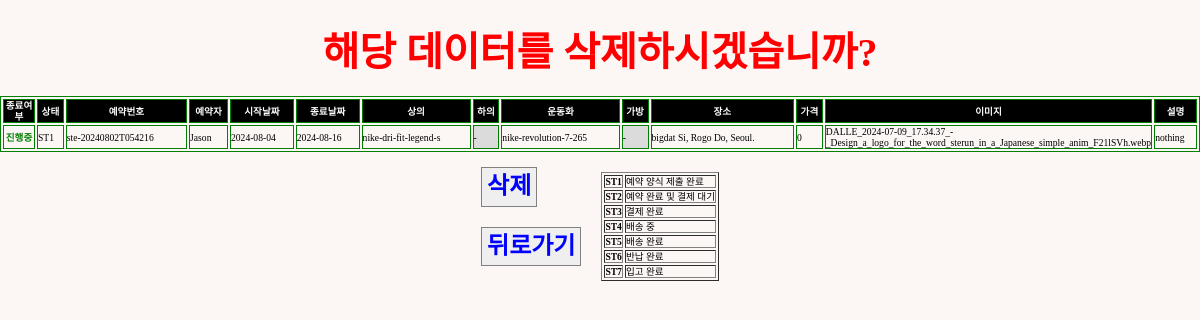
The page /EN/delpage/ste-20240802T054216 (signed in) on the database its author committed.
### reservation/models.py (models this page shows, shortened)
class Reservation(models.Model):
    STATUS_CHOICE = [
        ("ST1", "예약 양식 제출 완료"),
        ("ST2", "예약 완료 및 결제 대기"),
        ("ST3", "결제 완료"),
        ("ST4", "배송 중"),
        ("ST5", "배송 완료"),
        ("ST6", "반납 완료"),
        ("ST7", "입고 완료"),
    ]
    reserv_id = models.CharField(
        max_length=20,
        primary_key=True,
        default="Required_pk",
    )
    client = models.CharField(max_length=20)
    contact = models.CharField(max_length=50, blank=False)
    start_date = models.DateField()
    start_time = models.TimeField(blank=True, default=timezone.now)
    end_date = models.DateField()
    end_time = models.TimeField(blank=True, default=timezone.now)
    top = models.ForeignKey(
        Item,
        on_delete=models.CASCADE,
        limit_choices_to={"category": "top"},
        related_name="topName",
        blank=True,
        null=True,
    )
    bottom = models.ForeignKey(
        Item,
        on_delete=models.CASCADE,
        limit_choices_to={"category": "bottom"},
        related_name="bottomName",
        blank=True,
        null=True,
    )
    shoes = models.ForeignKey(
        Item,
        on_delete=models.CASCADE,
        limit_choices_to={"category": "shoes"},
        related_name="shoesName",
        blank=True,
        null=True,
    )
    bag = models.ForeignKey(
        Item,
        on_delete=models.CASCADE,
        limit_choices_to={"category": "bag"},
        related_name="bagName",
        blank=True,
        null=True,
    )
    image = models.ImageField(upload_to="", blank=True)
    desc = models.TextField(blank=True, default="-")
    status = models.CharField(
        max_length=3,
        choices=STATUS_CHOICE,
        default="ST1",
    )
    completed = models.BooleanField(default=False)
    cost = models.IntegerField(default=0)
    location = models.CharField(max_length=50, blank=False)
    paypal_link = models.CharField(max_length=50, blank=False, default="-")

class Item(models.Model):
    CATEGORY = [
        ("shoes", "Shoes"),
        ("top", "Top"),
        ("bottom", "Bottom"),
        ("bag", "Bag & Pouch"),
        ("etc", "ETC"),
    ]
    SIZE = [
        ("Others", "free"),
        (
            "shoes",
            (
                ("220", "220mm"),
                ("225", "225mm"),
                ("230", "230mm"),
                ("235", "235mm"),
                ("240", "240mm"),
                ("245", "245mm"),
                ("250", "250mm"),
                ("255", "255mm"),
                ("260", "260mm"),
                ("265", "265mm"),
                ("270", "270mm"),
                ("275", "275mm"),
                ("280", "280mm"),
                ("285", "285mm"),
                ("290", "290mm"),
                ("295", "295mm"),
                ("300", "300mm"),
            ),
        ),
        (
            "top",
            (
                ("XS", "XS"),
                ("S", "S"),
                ("M", "M"),
                ("L", "L"),
                ("XL", "XL"),
                ("XXL", "XXL"),
            ),
        ),
        (
            "bottom",
            (
                ("XXS", "XXS"),
                ("XS", "XS"),
                ("S", "S"),
                ("M", "M"),
                ("L", "L"),
                ("XL", "XL"),
                ("XXL", "XXL"),
                ("3XL", "3XL"),
                ("4XL", "4XL"),
                ("5XL", "5XL"),
            ),
        ),
    ]
    GENDER = {("M", "Male"), ("F", "Female"), ("E", "NO Gender")}
    category = models.CharField(max_length=10, choices=CATEGORY)
    gender = models.CharField(max_length=1, blank=True, choices=GENDER)
    name = models.CharField(max_length=20, blank=True)
    model_num = models.CharField(primary_key=True, max_length=50, blank=True)
    size = models.CharField(max_length=10, blank=True, choices=SIZE)
    amount = models.IntegerField(default=0, blank=True)
    link = models.URLField(blank=True)
    def __str__(self):
        return self.model_num

### reservation/views.py (the view)
# urls.py: path("EN/delpage/<str:pk>", views.delpage, name="delpage"),
@login_required(login_url="users:login")
def delpage(request, pk):
    reservation = Reservation.objects.filter(pk=pk)
    return render(request, "admin/delete.html", {"reservation": reservation})

### templates/admin/delete.html (shortened to what this page needs)
{% load static %}
<!DOCTYPE html>
<html lang="en">
  <head>
    <link rel="stylesheet" type="text/css" href="{% static 'css/sterna.css' %}"/>
    <link rel="stylesheet" type="text/css" href="{% static 'css/normalize.css' %}"/>
    <link href="https://cdnjs.cloudflare.com/ajax/libs/bootstrap-datetimepicker/3.0.0/css/bootstrap-datetimepicker.min.css" rel="stylesheet"/>
  </head>
  <body>
    {% for data in reservation %}
      <div class="tocenter">
        <div class="flex-row" style="width:100%; margin: 30px 0 20px 0; justify-content:space-around;">
          <div>
            <p style="font-size:2.5rem; font-weight:bold; color:red;">해당 데이터를 삭제하시겠습니까?</p>
          </div>
        </div>
      </div>
      <table border="1" bordercolor="green" style="font-size:0.6rem; width:100%;">
        <tr style="background-color:black; color:white;">
          <th scope="col" style="width:30px; text-align:center">종료여부</th>
          <th scope="col">상태</th>
          <th scope="col">예약번호</th>
          <th scope="col">예약자</th>
          <th scope="col">시작날짜</th>
          <th scope="col">종료날짜</th>
          <th scope="col">상의</th>
          <th scope="col">하의</th>
          <th scope="col">운동화</th>
          <th scope="col">가방</th>
          <th scope="col">장소</th>
          <th scope="col">가격</th>
          <th scope="col" style="width:50px; text-align:center">이미지</th>
          <th scope="col">설명</th>
        </tr>
        <tr>
          {% if data.completed == True %}
            <td style="color:white; font-weight:bold; background-color:grey; text-align:center;">완료</td>
          {% else %}
            <td style="color:green; font-weight:bold; text-align:center;">진행중</td>
          {% endif %}
          <td>{{data.status}}</td>
          <td>{{data.reserv_id}}</td>
          <td>{{data.client}}</td>
          <td>{{data.start_date | date:"Y-m-d"}}</td>
          <td>{{data.end_date | date:"Y-m-d"}}</td>
          {% if data.top.name == None %}
            <td style='background-color:#DBDBDB;'>-</td>
          {% else %}
            <td>{{data.top}}</td>
          {% endif %}
          {% if data.bottom.name == None %}
            <td style='background-color:#DBDBDB;'>-</td>
          {% else %}
            <td>{{data.bottom}}</td>
          {% endif %}
          {% if data.shoes.name == None %}
            <td style='background-color:#DBDBDB;'>-</td>
          {% else %}
            <td>{{data.shoes}}</td>
          {% endif %}
          {% if data.bag.name == None %}
            <td style='background-color:#DBDBDB;'>-</td>
          {% else %}
            <td>{{data.bag}}</td>
          {% endif %}
          <td>{{data.location}}</td>
          <td>{{data.cost}}</td>
          <td>{{data.image}}</td>
          <td>{{data.desc}}</td>
        </tr>
      </table>
      <div class="flex-row">
        <div class="flex-column">
          <div class="del-button">
            <a href="{% url "reservation:delreserv" data.pk %}">
              <button style="padding: 5px; color:blue; font-weight:bold; font-size:1.5rem;">삭제</button>
            </a>
          </div>
          <div class="tocenter" style="margin:20px 0 0 0;">
            <a href="{% url "reservation:data" %}">
              <button style="padding: 5px; color:blue; font-weight:bold; font-size:1.5rem;">뒤로가기</button>
            </a>
          </div>
        </div>
        <table style="margin:20px 0 0 20px;" border="1">
          <tr style='font-weight:normal; font-size:0.6rem;'>
            <th>ST1</th>
            <td>예약 양식 제출 완료</td>
          </tr>
          <tr style='font-weight:normal; font-size:0.6rem;'>
            <th>ST2</th>
            <td>예약 완료 및 결제 대기</td>
          </tr>
          <tr style='font-weight:normal; font-size:0.6rem;'>
            <th>ST3</th>
            <td>결제 완료</td>
          </tr>
          <tr style='font-weight:normal; font-size:0.6rem;'>
            <th>ST4</th>
            <td>배송 중</td>
          </tr>
          <tr style='font-weight:normal; font-size:0.6rem;'>
            <th>ST5</th>
            <td>배송 완료</td>
          </tr>
          <tr style='font-weight:normal; font-size:0.6rem;'>
            <th>ST6</th>
            <td>반납 완료</td>
          </tr>
          <tr style='font-weight:normal; font-size:0.6rem;'>
            <th>ST7</th>
            <td>입고 완료</td>
          </tr>
        </table>
      </div>
    {% endfor %}
  </body>
</html>

### static/css/sterna.css (style rules this page uses)
:root { --sterun-primary-color: #fbff00; --sterun-secondary-color: #3A3A3A; --sterun-thirdary-color: #4467AF; --sterun-white-color: #FCF6F5; --sterun-black-color: #1d1d1d; --sterun-grey-color: #E8E8E8; }
* { margin: 0; padding: 0; font-family: "SCDream"; z-index:100; }
html, body { background-color: var(--sterun-white-color); margin-top: 100px; min-height: 100%; margin: 0; }
a { color: var(--sterun-black-color); text-decoration: none; }
button { border: 1px solid grey; }
.tocenter { display: flex; flex-direction: column; align-items: center; width:100%; }
.flex-row { display: flex; flex-direction: row; flex-flow: wrap; justify-content: center; }
.flex-column { justify-content: center; display: flex; flex-direction: column; }

### rows shown on the page
Reservation: completed "진행중", status "ST1", reserv_id "ste-20240802T054216", client "Jason", start_date "2024-08-04", end_date "2024-08-16", top "nike-dri-fit-legend-s", shoes "nike-revolution-7-265", location "bigdat Si, Rogo Do, Seoul.", cost "0", image "DALLE_2024-07-09_17.34.37_-_Design_a_logo_for_the_word_sterun_in_a_Japanese_simple_anim_F21lSVh.webp", desc "nothing"
